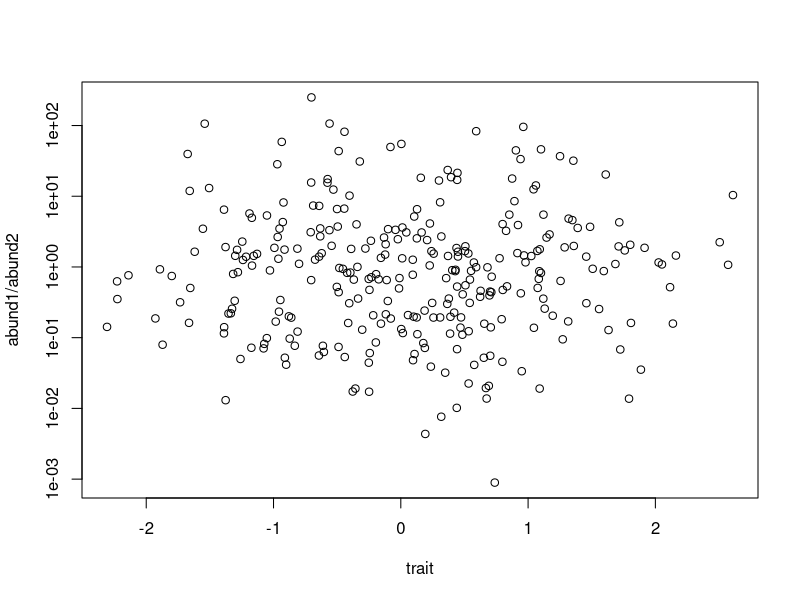

Recreate this plot in R.
set.seed(15)
n_sp <- 300
abund1 <- rlnorm(n_sp, log(1000))
trait <- rnorm(n_sp)
mu <- abund1 * exp(0.2 * trait)
abund2 <- rlnorm(n_sp, log(mu), 2)

summary(abund1)
summary(abund2)

plot(trait, abund1/abund2, log = "y")
